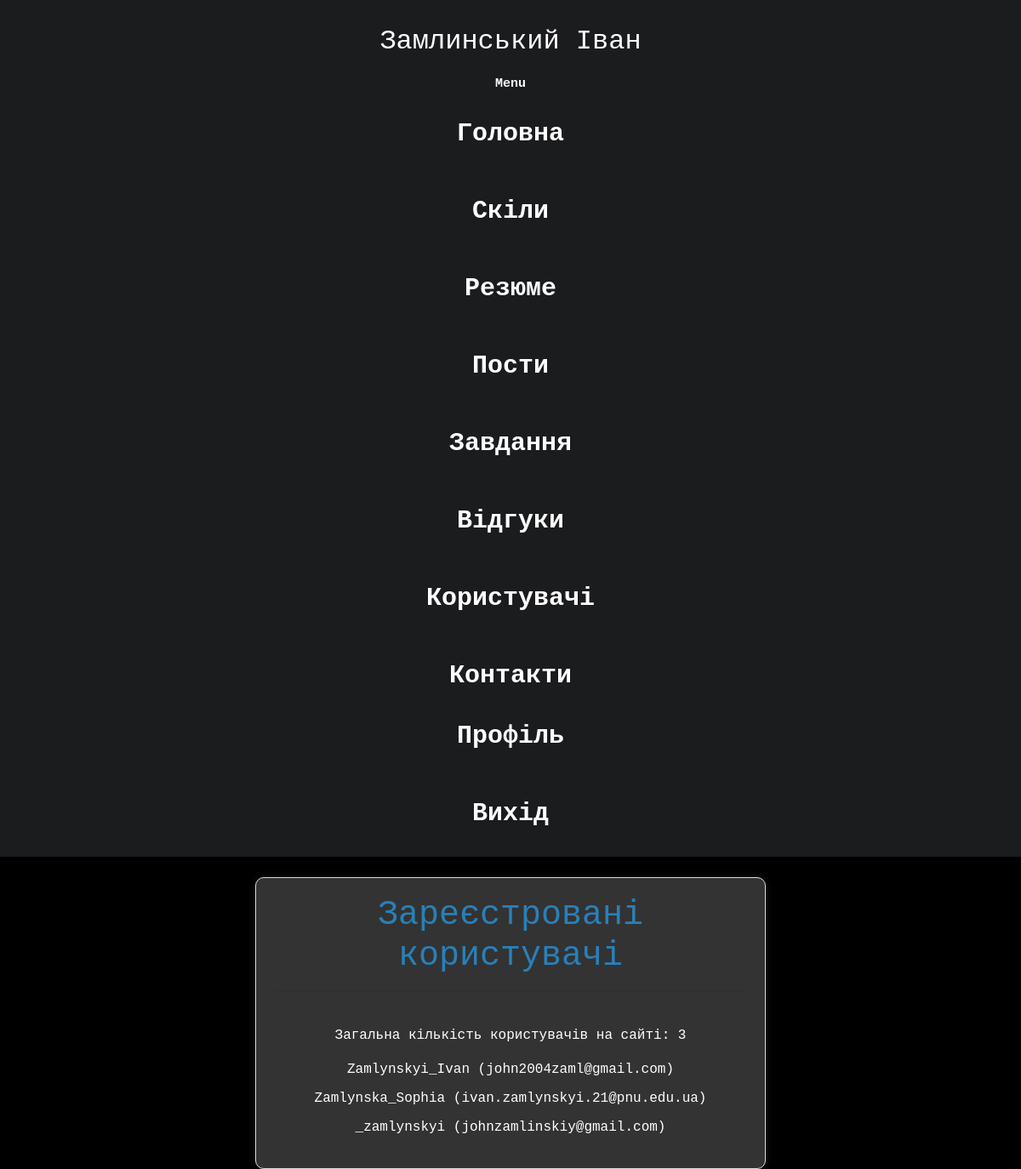
Screenshot of /users (signed in) with the database file from the repository.
### app/auth/models.py (models this page shows, shortened)
class User(db.Model):
    id = db.Column(db.Integer, primary_key=True)
    username = db.Column(db.String(64), index=True, unique=True, nullable=False)
    email = db.Column(db.String(120), index=True, unique=True, nullable=False)
    about_me = db.Column(db.String(140))
    last_seen = db.Column(db.DateTime, default=datetime.utcnow)
    image_file = db.Column(db.String(20), nullable=False, default='default.jpg')
    password = db.Column(db.String(60), nullable=False)
    posts = db.relationship('Post', backref='author', lazy=True)

### app/users/views.py (the view)
@users.route('/users')
@login_required
def user():
    all_users = User.query.all()
    total_users = len(all_users)
    return render_template('users.html', users=all_users, total_users=total_users)

### app/__init__.py (called while the page is built)
def navigation():
    return {
        'portfolio.home': 'Головна',
        'portfolio.skills': 'Скіли',
        'portfolio.resume': 'Резюме',
        'post_bp.posts': 'Пости',
        'todo.todos': 'Завдання',
        'feedback.feedbacks': 'Відгуки',
        'users.user': 'Користувачі',
        'portfolio.contacts': 'Контакти',
    }

### app/auth/models.py (called while the page is built)
@login_manager.user_loader
def load_user(user_id):
    return User.query.get(int(user_id))

### app/users/views.py (called while the page is built)
@users.context_processor
def inject_navigation():
    return dict(navigation=navigation())

### app/users/templates/users/users.html (shortened to what this page needs)
{% extends 'base.html' %}
{% block content %}
<br>
<div class="users_table">
    <h1>Зареєстровані користувачі</h1><hr><br>
    {% if total_users > 0 %}
        <p>Загальна кількість користувачів на сайті: {{ total_users }}</p>
        <ul>
            {% for user in users %}
                <li>{{ user.username }} ({{ user.email }})</li>
            {% endfor %}
        </ul>
    {% else %}
        <p>На сайті немає зареєстрованих користувачів.</p>
    {% endif %}
</div>
{% endblock %}

### app/static/css/style.css (style rules this page uses)
body { background-color: #000; color: #fff; font-family: 'Courier New', monospace; margin: 0; padding: 0; }

### app/users/templates/users/users.html (style rules this page uses)
.users_table { width: 50%; margin: auto; text-align: center; padding: 20px; border: 1px solid #ddd; border-radius: 10px; box-shadow: 0 0 10px rgba(255, 255, 255, 0.1); background-color: #333; color: #fff; }
h1 { color: #2980b9; }
ul { list-style: none; padding: 0; }
li { margin-bottom: 10px; }

### rows the page displays
User: username "Zamlynskyi_Ivan", email "john2004zaml@gmail.com"
User: username "Zamlynska_Sophia", email "ivan.zamlynskyi.21@pnu.edu.ua"
User: username "_zamlynskyi", email "johnzamlinskiy@gmail.com"

### other values shown
{{ label }} "Головна" "Скіли" "Резюме" "Пости" "Завдання" "Відгуки" "Користувачі" "Контакти"
{{ total_users }} "3"
